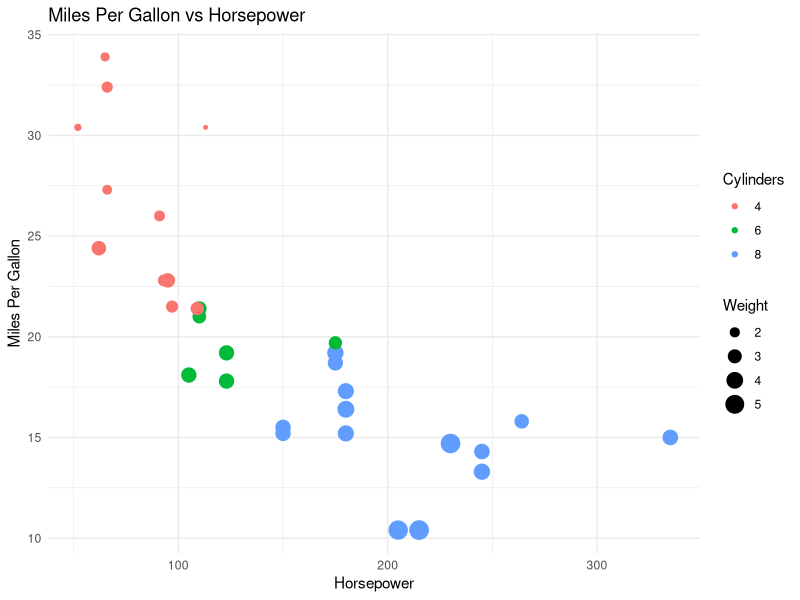
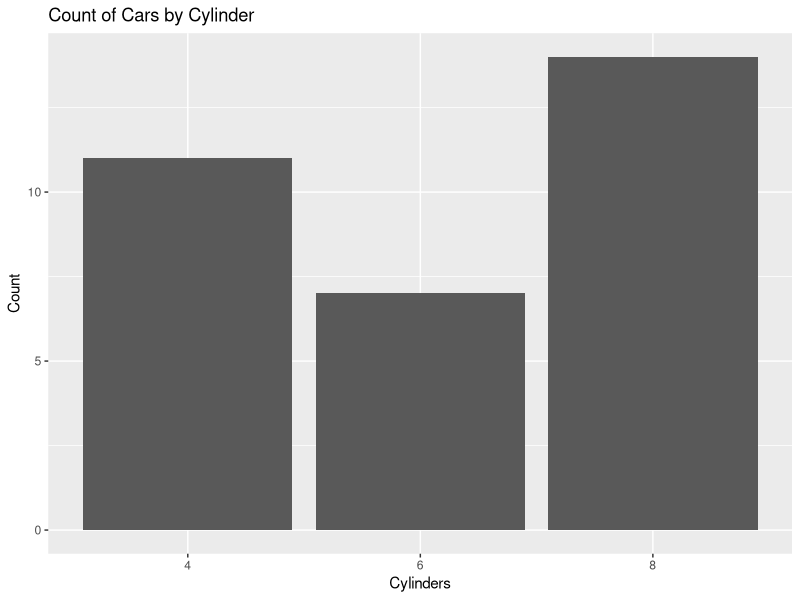
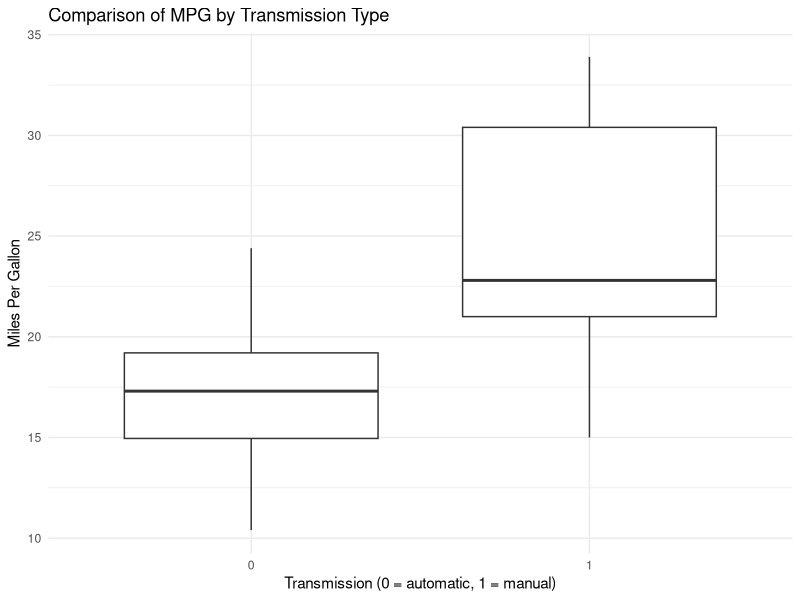

These figures' R source, in order:
## ---- chunk 1
knitr::opts_chunk$set(echo = TRUE)
## ---- chunk 2
# Load libraries
library(tidyverse)

# Load mtcars dataset
data(mtcars)

# Basic summary of the dataset
summary(mtcars)

create_scatter_plot <- function(df) {
  ggplot(df, aes(x = hp, y = mpg, color = factor(cyl), size = wt)) +
    geom_point() +
    theme_minimal() +
    labs(title = "Miles Per Gallon vs Horsepower",
         x = "Horsepower",
         y = "Miles Per Gallon",
         color = "Cylinders",
         size = "Weight")
}

# Call the function
create_scatter_plot(mtcars)


# Linear model predicting mpg based on hp
model <- lm(mpg ~ hp, data = mtcars)
summary(model)

## ---- chunk 3
# Bar plot of the number of cylinders
ggplot(mtcars, aes(x = factor(cyl))) +
  geom_bar() +
  labs(title = "Count of Cars by Cylinder",
       x = "Cylinders",
       y = "Count")
## ---- chunk 4
# Linear model predicting mpg based on hp and wt
model2 <- lm(mpg ~ hp + wt, data = mtcars)
summary(model2)
## ---- chunk 5
# Boxplot comparing mpg by transmission type
ggplot(mtcars, aes(x = factor(am), y = mpg)) +
  geom_boxplot() +
  theme_minimal() +
  labs(title = "Comparison of MPG by Transmission Type",
       x = "Transmission (0 = automatic, 1 = manual)",
       y = "Miles Per Gallon")
